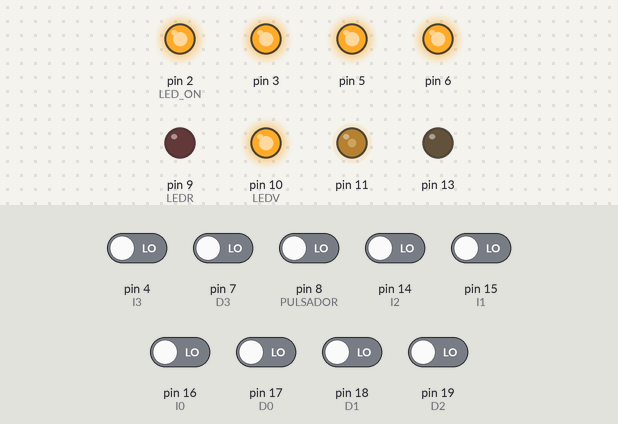
Recording of a sketch running on a simulated Arduino Uno, built with avr-gcc and run on an emulated ATmega328P. On the bench: output pins drawn as LEDs (lit = HIGH). The inputs (shaded band) are chosen by the test bench; at power-on: pin 4 (I3), pin 7 (D3), pin 8 (PULSADOR), pin 14 (I2), pin 15 (I1), pin 16 (I0), pin 17 (D0), pin 18 (D1), pin 19 (D2) LOW.

Above: at 2.8 s.
2.9 s: pin 4 (I3) driven HIGH
At 3.4 s:
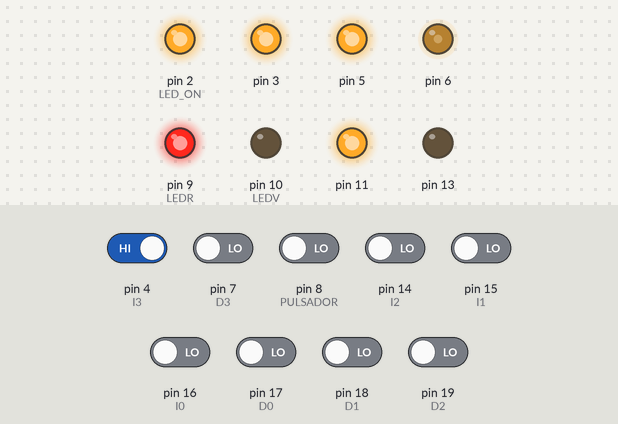
4.4 s: pin 7 (D3) driven HIGH
At 5.6 s:
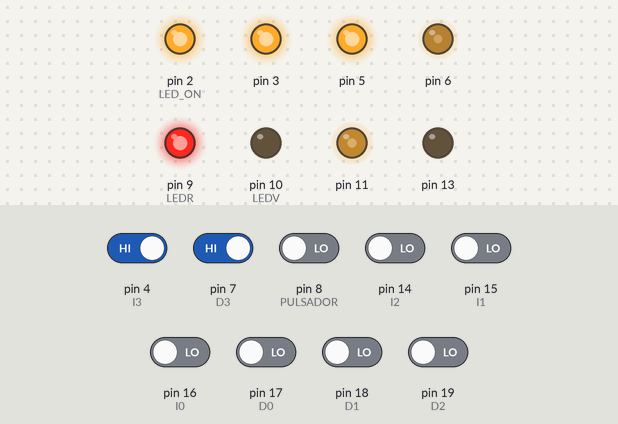
7.4 s: pin 14 (I2) driven HIGH
At 8.0 s:
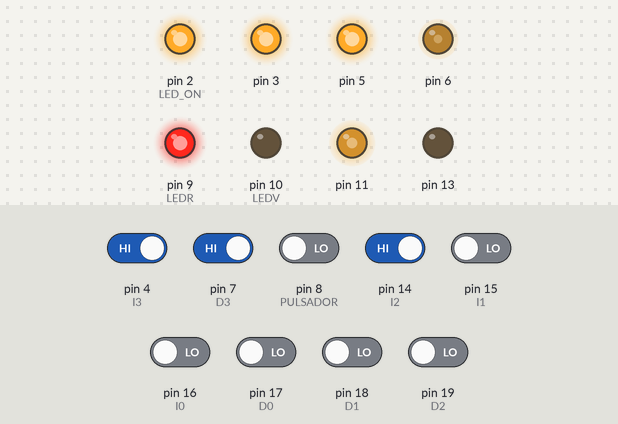
10.4 s: pin 18 (D1) driven HIGH
At 11.5 s:
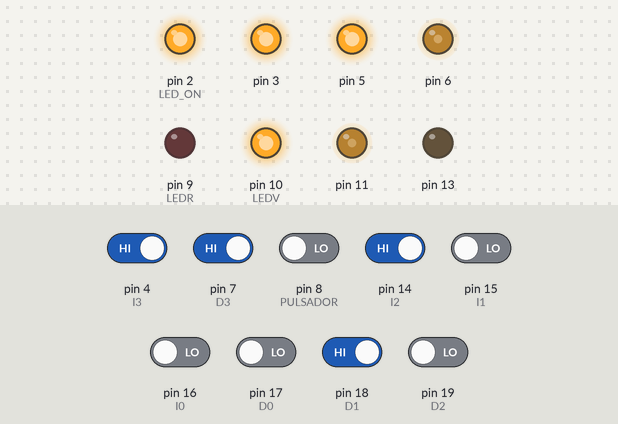
13.4 s: pin 4 (I3) driven LOW
At 13.8 s:
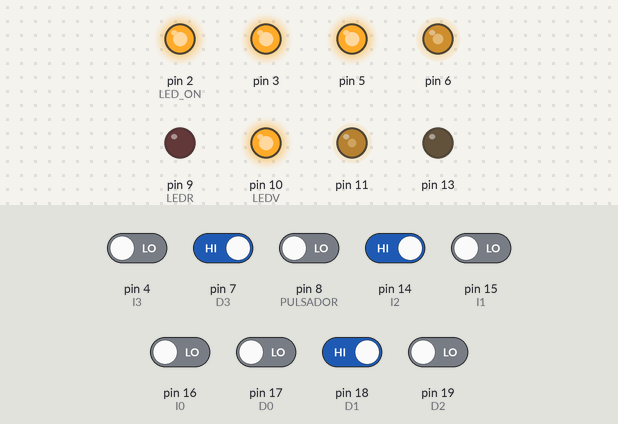
14.9 s: pin 19 (D2) driven HIGH
At 16.1 s:
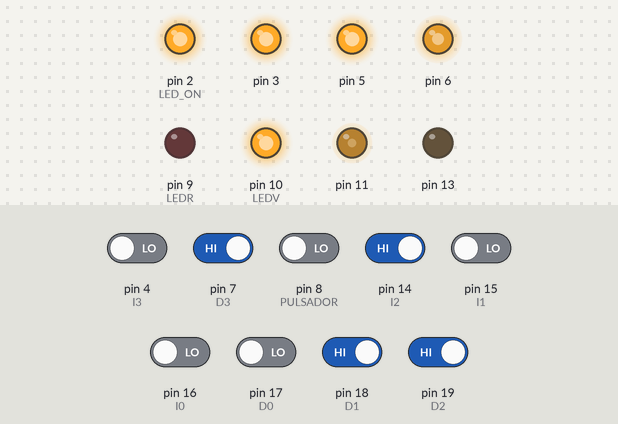
Timing chart, 0 to 17.4 s (numbered marks = the images above; inputs shaded):
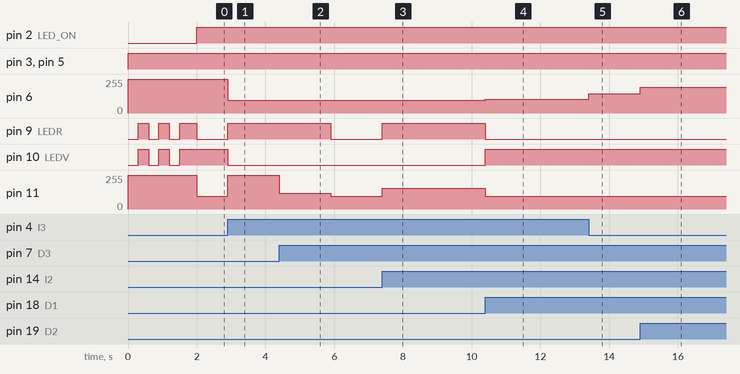

The sketch:

sketch_nov08a.ino
```cpp
//Robot Zero
#define F_CPU 20000000UL	// Baby Orangutan frequency (20MHz)
#include <avr/io.h>
#include <util/delay.h>
#include <avr/interrupt.h>

//Leds. Salidas.
#define	LEDR PORTB1
#define	LEDV PORTB2

//Interruptores. Entradas.
#define PULSADOR PORTB0
//Sensores. Entradas y salidas.
#define	D3 PORTD7
#define D2 PORTC5
#define D1 PORTC4
#define D0 PORTC3
#define I0 PORTC2
#define I1 PORTC1
#define I2 PORTC0
#define I3 PORTD4
#define LED_ON PORTD2


void inicializar_puertos(void);
void reset(void);
void M1_forward(unsigned char pwm);
void M1_reverse(unsigned char pwm);
void M2_forward(unsigned char pwm);
void M2_reverse(unsigned char pwm);
void motors_init(void);
int obtener_errorp(void);
void inicializar_timer1(void);
int obtener_errord(void);

/*********** Ajuste comportamiento robot *********/
//Constantes Regulador PD.
int Kp = 50;  //
int Kd = 2500; //
volatile int velocidad = 160;
/*************************************************/

int main( void )
{

	char pulsador = 1;

	inicializar_puertos();
	motors_init();
	reset();

	while(pulsador != 0 )
	{
		pulsador = PINB & (1<<PULSADOR);
	}

	_delay_ms(500);

	inicializar_timer1();

	PORTD |= (1<<LED_ON); //Encendemos Sensores.

	M1_forward(0);		//Motor derecho.
	M2_forward(0);	    //Motor izquierdo.


	while ( 1 )
	{
	}
	return 0;
}

void inicializar_puertos(void)
{
   DDRD=0x6C;     //0110 1100
   PORTD=0x00;
   DDRB=0x26;     //0010 0110
   PORTB=0x00;
   DDRC=0x00;     //0000 0000
   PORTC=0x00;
}

void reset(void)
{


	PORTB &= ~(1<<LEDV);
	PORTB &= ~(1<<LEDR);
	_delay_ms(300);


	PORTB |= (1<<LEDV);
	PORTB |= (1<<LEDR);
	_delay_ms(300);


	PORTB &= ~(1<<LEDV);
	PORTB &= ~(1<<LEDR);
	_delay_ms(300);


	PORTB |= (1<<LEDV);
	PORTB |= (1<<LEDR);
	_delay_ms(300);


	PORTB &= ~(1<<LEDV);
	PORTB &= ~(1<<LEDR);
	_delay_ms(300);


	PORTB |= (1<<LEDV);
	PORTB |= (1<<LEDR);
}

//Funciones para controlar la velocidad y direcci髇 de los
//motores. PWM controla la velocidad, valor entre 0-255.
void M1_reverse(unsigned char pwm)
{
	OCR0A = 0;
	OCR0B = pwm;
}
void M1_forward(unsigned char pwm)
{
	OCR0B = 0;
	OCR0A = pwm;
}
void M2_forward(unsigned char pwm)
{
	OCR2A = pwm;
	OCR2B = 0;
}
void M2_reverse(unsigned char pwm)
{
	OCR2B = pwm;
	OCR2A = 0;
}

//Configuraci髇 del hardware del micro que controla los motores.
void motors_init(void)
{
	// configure for inverted PWM output on motor control pins:
	// set OCxx on compare match, clear on timer overflow
	// Timer0 and Timer2 count up from 0 to 255
	TCCR0A = TCCR2A = 0xF3;
	// use the system clock/8 (=2.5 MHz) as the timer clock
	TCCR0B = TCCR2B = 0x02;
	// initialize all PWMs to 0% duty cycle (braking)
	OCR0A = OCR0B = OCR2A = OCR2B = 0;
	// set PWM pins as digital outputs (the PWM signals will not
	// appear on the lines if they are digital inputs)
	DDRD |= (1 << PORTD3) | (1 << PORTD5) | (1 << PORTD6);
	DDRB |= (1 << PORTB3);
}

void inicializar_timer1(void) //Configura el timer y la interrupci髇.
{
    OCR1A= 0x0138; // 1 ms. 0C35 10ms, 0x0271 2ms.
    TCCR1B |=((1<<WGM12)|(1<<CS11)|(1<<CS10));    //Los bits que no se tocan a 0 por defecto
    TIMSK1 |= (1<<OCIE1A);
    sei();
}

int obtener_errorp(void)
{
	char errorp=0;
	static char ultimo_errorp=0;
	char contador_sensor=0;

	if(((PINC & 0x04) != 0) && ((PINC & 0x08) != 0))
	{
		errorp=0;
		return(0);
	 }

	if((PIND & 0x10) != 0) //I3 PD4 -7
	{
		errorp = errorp - 0x07;
		contador_sensor++;
	}

	if((PINC & 0x01) != 0) //I2 PC0 -5
	{
		errorp = errorp - 0x05;
		contador_sensor++;
	}

	if((PINC & 0x02) != 0) //I1 PC1 -3
	{
		errorp = errorp - 0x03;
		contador_sensor++;
	}

	if((PINC & 0x04) != 0) //I0 PC2 -1
	{
		errorp = errorp - 0x01;
		contador_sensor++;
	}

	if((PINC & 0x08) != 0) //D0 PC3 +1
	{
		errorp = errorp + 0x01;
		contador_sensor++;
	}

	if((PINC & 0x10) != 0) //D1 PC4 +3
	{
		errorp = errorp + 0x03;
		contador_sensor++;
	}

	if((PINC & 0x20) != 0) //D2 PC5 +5
	{
		errorp = errorp + 0x05;
		contador_sensor++;
	}

	if((PIND & 0x80) != 0) //D3 PD7 +7
	{
		errorp = errorp + 0x07;
		contador_sensor++;
	}

	if(contador_sensor != 0)
	{
		errorp = errorp / contador_sensor;
		ultimo_errorp = errorp;
		return(Kp * (int)errorp);
	}
	else
	{
		if(ultimo_errorp < 0)
			errorp = -0x09;
		else
			errorp = 0x09;

		ultimo_errorp = errorp;
		return((int)errorp * Kp);
	}
}

int obtener_errord(void)
{
	int error = 0;
	static int error_old = 0;
	static int errord=0;
	static int errord_old = 0;
	static int tic = 1;  // 1
	static int tic_old = 1; //


	int diferencia = 0;

	if(((PINC & 0x04) != 0) && ((PINC & 0x08) != 0))
		error=0;

	else if((PINC & 0x08) != 0) //D0 PC3 +1
		error = 1;

	else if((PINC & 0x04) != 0) //I0 PC2 -1
		error = -1;

	else if((PINC & 0x10) != 0) //D1 PC4 +3
		error = 3;

	else if((PINC & 0x02) != 0) //I1 PC1 -3
		error = -3;

	else if((PINC & 0x20) != 0) //D2 PC5 +5
		error = 5;

	else if((PINC & 0x01) != 0) //I2 PC0 -5
		error = -5;

	else if((PIND & 0x80) != 0) //D3 PD7 +7
		error = 7;

	else if((PIND & 0x10) != 0) //I3 PD4 -7
		error = -7;

	else
		{
			if (error_old < 0)
				error = -9;
			else if(error_old > 0)
				error = 9;
		}

	//C醠culo de la velocidad media del error.
	if (error == error_old)
	{
		tic = tic + 1;
		if(tic > 30000)
			tic = 30000;
		if(tic > tic_old)
			errord = errord_old/tic;
//		if(tic > tic_old)
//			errord = (errord_old*tic_old)/tic;

	}
	else
	{
		tic++;
		diferencia = error - error_old;
		errord = Kd*(diferencia)/tic; //error medio
		errord_old = errord;
		tic_old=tic;
		tic=0;
	}

	error_old = error;
	return(errord);
}

ISR(TIMER1_COMPA_vect)
{
	int errort=0;
	int proporcional = obtener_errorp();
	int derivativo = obtener_errord();


	errort = proporcional + derivativo;


	if(errort > velocidad)
		errort = velocidad;
	else if(errort < - velocidad)
		errort = - velocidad;

	if(errort>0)
	{
    	M1_forward(velocidad - errort);     //Motor derecho.
        M2_forward(velocidad);              //Motor izquierdo.
	    PORTB |= (1<<LEDV);
		PORTB &= ~(1<<LEDR);
	}
	else if(errort<0)
	{
    	M1_forward(velocidad);              //Motor derecho.
        M2_forward(velocidad + errort);     //Motor izquierdo.
	    PORTB |= (1<<LEDR);
		PORTB &= ~(1<<LEDV);
	}

	else
	{
    	M2_forward(velocidad);
        M1_forward(velocidad);
		PORTB &= ~(1<<LEDR);
	    PORTB &= ~ (1<<LEDV);
	}


    TIFR1 |= (1<<OCF1A);
}
```

Measured:
- after the input at 2.9 s, pin 6: 255/255 → 95/255 at once; pin 9 (LEDR): LOW → HIGH at once; pin 10 (LEDV): HIGH → LOW at once; pin 11: 95/255 → 255/255 at once
- after the input at 4.4 s, pin 9 (LEDR): HIGH → LOW after 1.5 s; pin 11: 255/255 → 120/255 at once, → 95/255 1.5 s later
- after the input at 7.4 s, pin 9 (LEDR): LOW → HIGH at once; pin 11: 95/255 → 157/255 at once
- after the input at 10.4 s, pin 6: 95/255 → 103/255 at once; pin 9 (LEDR): HIGH → LOW at once; pin 10 (LEDV): LOW → HIGH at once; pin 11: 157/255 → 95/255 at once
- after the input at 13.4 s, pin 6: 103/255 → 145/255 at once; pin 10 (LEDV): stays HIGH (without the input it goes to LOW after 0.00 s)
- after the input at 14.9 s, pin 6: 145/255 → 195/255 at once
- by itself, pin 10 (LEDV): alternates HIGH for 0.30 s and LOW for 0.30 s, 5 changes in all, then stays HIGH
